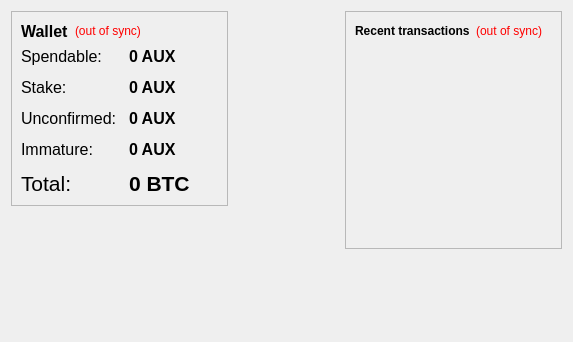
<?xml version="1.0" encoding="UTF-8"?>
<ui version="4.0">
 <class>OverviewPage</class>
 <widget class="QWidget" name="OverviewPage">
  <property name="geometry">
   <rect>
    <x>0</x>
    <y>0</y>
    <width>573</width>
    <height>342</height>
   </rect>
  </property>
  <property name="windowTitle">
   <string>Form</string>
  </property>
  <layout class="QHBoxLayout" name="horizontalLayout" stretch="1,0,1">
   <item>
    <layout class="QVBoxLayout" name="verticalLayout_2">
     <item>
      <widget class="QFrame" name="frame">
       <property name="frameShape">
        <enum>QFrame::StyledPanel</enum>
       </property>
       <property name="frameShadow">
        <enum>QFrame::Raised</enum>
       </property>
       <layout class="QVBoxLayout" name="verticalLayout_4">
        <item>
         <layout class="QHBoxLayout" name="horizontalLayout_4">
          <item>
           <widget class="QLabel" name="label_5">
            <property name="font">
             <font>
              <pointsize>12</pointsize>
              <weight>75</weight>
              <bold>true</bold>
             </font>
            </property>
            <property name="text">
             <string>Wallet</string>
            </property>
           </widget>
          </item>
          <item>
           <widget class="QLabel" name="labelWalletStatus">
            <property name="toolTip">
             <string>The displayed information may be out of date. Your wallet automatically synchronizes with the Aurum network after a connection is established, but this process has not completed yet.</string>
            </property>
            <property name="styleSheet">
             <string notr="true">QLabel { color: red; }</string>
            </property>
            <property name="text">
             <string notr="true">(out of sync)</string>
            </property>
            <property name="alignment">
             <set>Qt::AlignLeading|Qt::AlignLeft|Qt::AlignVCenter</set>
            </property>
           </widget>
          </item>
          <item>
           <spacer name="horizontalSpacer_2">
            <property name="orientation">
             <enum>Qt::Horizontal</enum>
            </property>
            <property name="sizeHint" stdset="0">
             <size>
              <width>40</width>
              <height>20</height>
             </size>
            </property>
           </spacer>
          </item>
         </layout>
        </item>
        <item>
         <layout class="QFormLayout" name="formLayout_2">
          <property name="fieldGrowthPolicy">
           <enum>QFormLayout::AllNonFixedFieldsGrow</enum>
          </property>
          <property name="horizontalSpacing">
           <number>12</number>
          </property>
          <property name="verticalSpacing">
           <number>12</number>
          </property>
          <item row="0" column="0">
           <widget class="QLabel" name="label">
            <property name="font">
             <font>
              <pointsize>12</pointsize>
             </font>
            </property>
            <property name="text">
             <string>Spendable:</string>
            </property>
           </widget>
          </item>
          <item row="0" column="1">
           <widget class="QLabel" name="labelBalance">
            <property name="font">
             <font>
              <pointsize>12</pointsize>
              <weight>75</weight>
              <bold>true</bold>
             </font>
            </property>
            <property name="cursor">
             <cursorShape>IBeamCursor</cursorShape>
            </property>
            <property name="toolTip">
             <string>Your current spendable balance</string>
            </property>
            <property name="text">
             <string notr="true">0 AUX</string>
            </property>
            <property name="textInteractionFlags">
             <set>Qt::LinksAccessibleByMouse|Qt::TextSelectableByKeyboard|Qt::TextSelectableByMouse</set>
            </property>
           </widget>
          </item>
          <item row="1" column="0">
           <widget class="QLabel" name="label_6">
            <property name="font">
             <font>
              <pointsize>12</pointsize>
             </font>
            </property>
            <property name="text">
             <string>Stake:</string>
            </property>
           </widget>
          </item>
          <item row="1" column="1">
           <widget class="QLabel" name="labelStake">
            <property name="font">
             <font>
              <pointsize>12</pointsize>
              <weight>75</weight>
              <bold>true</bold>
             </font>
            </property>
            <property name="cursor">
             <cursorShape>IBeamCursor</cursorShape>
            </property>
            <property name="toolTip">
             <string>Total of coins that was staked, and do not yet count toward the current balance</string>
            </property>
            <property name="text">
             <string notr="true">0 AUX</string>
            </property>
            <property name="textInteractionFlags">
             <set>Qt::LinksAccessibleByMouse|Qt::TextSelectableByKeyboard|Qt::TextSelectableByMouse</set>
            </property>
           </widget>
          </item>
          <item row="2" column="0">
           <widget class="QLabel" name="label_3">
            <property name="font">
             <font>
              <pointsize>12</pointsize>
             </font>
            </property>
            <property name="text">
             <string>Unconfirmed:</string>
            </property>
           </widget>
          </item>
          <item row="2" column="1">
           <widget class="QLabel" name="labelUnconfirmed">
            <property name="font">
             <font>
              <pointsize>12</pointsize>
              <weight>75</weight>
              <bold>true</bold>
             </font>
            </property>
            <property name="cursor">
             <cursorShape>IBeamCursor</cursorShape>
            </property>
            <property name="toolTip">
             <string>Total of transactions that have yet to be confirmed, and do not yet count toward the current balance</string>
            </property>
            <property name="text">
             <string notr="true">0 AUX</string>
            </property>
            <property name="textInteractionFlags">
             <set>Qt::LinksAccessibleByMouse|Qt::TextSelectableByKeyboard|Qt::TextSelectableByMouse</set>
            </property>
           </widget>
          </item>
          <item row="3" column="0">
           <widget class="QLabel" name="labelImmatureText">
            <property name="font">
             <font>
              <pointsize>12</pointsize>
             </font>
            </property>
            <property name="text">
             <string>Immature:</string>
            </property>
           </widget>
          </item>
          <item row="3" column="1">
           <widget class="QLabel" name="labelImmature">
            <property name="font">
             <font>
              <pointsize>12</pointsize>
              <weight>75</weight>
              <bold>true</bold>
             </font>
            </property>
            <property name="toolTip">
             <string>Mined balance that has not yet matured</string>
            </property>
            <property name="text">
             <string notr="true">0 AUX</string>
            </property>
            <property name="textInteractionFlags">
             <set>Qt::LinksAccessibleByMouse|Qt::TextSelectableByKeyboard|Qt::TextSelectableByMouse</set>
            </property>
           </widget>
          </item>
          <item row="4" column="0">
           <widget class="QLabel" name="labelTotalText">
            <property name="font">
             <font>
              <pointsize>16</pointsize>
             </font>
            </property>
            <property name="text">
             <string>Total:</string>
            </property>
           </widget>
          </item>
          <item row="4" column="1">
           <widget class="QLabel" name="labelTotal">
            <property name="font">
             <font>
              <pointsize>16</pointsize>
              <weight>75</weight>
              <bold>true</bold>
             </font>
            </property>
            <property name="cursor">
             <cursorShape>IBeamCursor</cursorShape>
            </property>
            <property name="toolTip">
             <string>Your current total balance</string>
            </property>
            <property name="text">
             <string notr="true">0 BTC</string>
            </property>
            <property name="textInteractionFlags">
             <set>Qt::LinksAccessibleByMouse|Qt::TextSelectableByKeyboard|Qt::TextSelectableByMouse</set>
            </property>
           </widget>
          </item>
         </layout>
        </item>
       </layout>
      </widget>
     </item>
     <item>
      <spacer name="verticalSpacer">
       <property name="orientation">
        <enum>Qt::Vertical</enum>
       </property>
       <property name="sizeHint" stdset="0">
        <size>
         <width>20</width>
         <height>40</height>
        </size>
       </property>
      </spacer>
     </item>
    </layout>
   </item>
   <item>
    <spacer name="horizontalSpacer_3">
     <property name="orientation">
      <enum>Qt::Horizontal</enum>
     </property>
     <property name="sizeHint" stdset="0">
      <size>
       <width>111</width>
       <height>20</height>
      </size>
     </property>
    </spacer>
   </item>
   <item>
    <layout class="QVBoxLayout" name="verticalLayout_3">
     <item>
      <widget class="QFrame" name="frame_2">
       <property name="frameShape">
        <enum>QFrame::StyledPanel</enum>
       </property>
       <property name="frameShadow">
        <enum>QFrame::Raised</enum>
       </property>
       <layout class="QVBoxLayout" name="verticalLayout">
        <item>
         <layout class="QHBoxLayout" name="horizontalLayout_2">
          <item>
           <widget class="QLabel" name="label_4">
            <property name="text">
             <string>&lt;b&gt;Recent transactions&lt;/b&gt;</string>
            </property>
           </widget>
          </item>
          <item>
           <widget class="QLabel" name="labelTransactionsStatus">
            <property name="toolTip">
             <string>The displayed information may be out of date. Your wallet automatically synchronizes with the Aurum network after a connection is established, but this process has not completed yet.</string>
            </property>
            <property name="styleSheet">
             <string notr="true">QLabel { color: red; }</string>
            </property>
            <property name="text">
             <string notr="true">(out of sync)</string>
            </property>
            <property name="alignment">
             <set>Qt::AlignRight|Qt::AlignTrailing|Qt::AlignVCenter</set>
            </property>
           </widget>
          </item>
          <item>
           <spacer name="horizontalSpacer">
            <property name="orientation">
             <enum>Qt::Horizontal</enum>
            </property>
            <property name="sizeHint" stdset="0">
             <size>
              <width>40</width>
              <height>20</height>
             </size>
            </property>
           </spacer>
          </item>
         </layout>
        </item>
        <item>
         <widget class="QListView" name="listTransactions">
          <property name="palette">
           <palette>
            <active>
             <colorrole role="WindowText">
              <brush brushstyle="SolidPattern">
               <color alpha="255">
                <red>255</red>
                <green>255</green>
                <blue>255</blue>
               </color>
              </brush>
             </colorrole>
             <colorrole role="Button">
              <brush brushstyle="SolidPattern">
               <color alpha="0">
                <red>0</red>
                <green>0</green>
                <blue>0</blue>
               </color>
              </brush>
             </colorrole>
             <colorrole role="Light">
              <brush brushstyle="SolidPattern">
               <color alpha="0">
                <red>0</red>
                <green>0</green>
                <blue>0</blue>
               </color>
              </brush>
             </colorrole>
             <colorrole role="Midlight">
              <brush brushstyle="SolidPattern">
               <color alpha="0">
                <red>0</red>
                <green>0</green>
                <blue>0</blue>
               </color>
              </brush>
             </colorrole>
             <colorrole role="Dark">
              <brush brushstyle="SolidPattern">
               <color alpha="0">
                <red>0</red>
                <green>0</green>
                <blue>0</blue>
               </color>
              </brush>
             </colorrole>
             <colorrole role="Mid">
              <brush brushstyle="SolidPattern">
               <color alpha="0">
                <red>0</red>
                <green>0</green>
                <blue>0</blue>
               </color>
              </brush>
             </colorrole>
             <colorrole role="Text">
              <brush brushstyle="SolidPattern">
               <color alpha="255">
                <red>255</red>
                <green>255</green>
                <blue>255</blue>
               </color>
              </brush>
             </colorrole>
             <colorrole role="BrightText">
              <brush brushstyle="SolidPattern">
               <color alpha="255">
                <red>255</red>
                <green>255</green>
                <blue>255</blue>
               </color>
              </brush>
             </colorrole>
             <colorrole role="ButtonText">
              <brush brushstyle="SolidPattern">
               <color alpha="255">
                <red>255</red>
                <green>255</green>
                <blue>255</blue>
               </color>
              </brush>
             </colorrole>
             <colorrole role="Base">
              <brush brushstyle="NoBrush">
               <color alpha="255">
                <red>0</red>
                <green>0</green>
                <blue>0</blue>
               </color>
              </brush>
             </colorrole>
             <colorrole role="Window">
              <brush brushstyle="SolidPattern">
               <color alpha="0">
                <red>0</red>
                <green>0</green>
                <blue>0</blue>
               </color>
              </brush>
             </colorrole>
             <colorrole role="Shadow">
              <brush brushstyle="SolidPattern">
               <color alpha="255">
                <red>27</red>
                <green>146</green>
                <blue>179</blue>
               </color>
              </brush>
             </colorrole>
             <colorrole role="Highlight">
              <brush brushstyle="SolidPattern">
               <color alpha="255">
                <red>27</red>
                <green>146</green>
                <blue>179</blue>
               </color>
              </brush>
             </colorrole>
             <colorrole role="AlternateBase">
              <brush brushstyle="SolidPattern">
               <color alpha="127">
                <red>255</red>
                <green>255</green>
                <blue>255</blue>
               </color>
              </brush>
             </colorrole>
             <colorrole role="ToolTipBase">
              <brush brushstyle="SolidPattern">
               <color alpha="255">
                <red>255</red>
                <green>255</green>
                <blue>255</blue>
               </color>
              </brush>
             </colorrole>
             <colorrole role="ToolTipText">
              <brush brushstyle="SolidPattern">
               <color alpha="255">
                <red>255</red>
                <green>255</green>
                <blue>255</blue>
               </color>
              </brush>
             </colorrole>
            </active>
            <inactive>
             <colorrole role="WindowText">
              <brush brushstyle="SolidPattern">
               <color alpha="255">
                <red>255</red>
                <green>255</green>
                <blue>255</blue>
               </color>
              </brush>
             </colorrole>
             <colorrole role="Button">
              <brush brushstyle="SolidPattern">
               <color alpha="0">
                <red>0</red>
                <green>0</green>
                <blue>0</blue>
               </color>
              </brush>
             </colorrole>
             <colorrole role="Light">
              <brush brushstyle="SolidPattern">
               <color alpha="0">
                <red>0</red>
                <green>0</green>
                <blue>0</blue>
               </color>
              </brush>
             </colorrole>
             <colorrole role="Midlight">
              <brush brushstyle="SolidPattern">
               <color alpha="0">
                <red>0</red>
                <green>0</green>
                <blue>0</blue>
               </color>
              </brush>
             </colorrole>
             <colorrole role="Dark">
              <brush brushstyle="SolidPattern">
               <color alpha="0">
                <red>0</red>
                <green>0</green>
                <blue>0</blue>
               </color>
              </brush>
             </colorrole>
             <colorrole role="Mid">
              <brush brushstyle="SolidPattern">
               <color alpha="0">
                <red>0</red>
                <green>0</green>
                <blue>0</blue>
               </color>
              </brush>
             </colorrole>
             <colorrole role="Text">
              <brush brushstyle="SolidPattern">
               <color alpha="255">
                <red>255</red>
                <green>255</green>
                <blue>255</blue>
               </color>
              </brush>
             </colorrole>
             <colorrole role="BrightText">
              <brush brushstyle="SolidPattern">
               <color alpha="255">
                <red>255</red>
                <green>255</green>
                <blue>255</blue>
               </color>
              </brush>
             </colorrole>
             <colorrole role="ButtonText">
              <brush brushstyle="SolidPattern">
               <color alpha="255">
                <red>255</red>
                <green>255</green>
                <blue>255</blue>
               </color>
              </brush>
             </colorrole>
             <colorrole role="Base">
              <brush brushstyle="NoBrush">
               <color alpha="255">
                <red>0</red>
                <green>0</green>
                <blue>0</blue>
               </color>
              </brush>
             </colorrole>
             <colorrole role="Window">
              <brush brushstyle="SolidPattern">
               <color alpha="0">
                <red>0</red>
                <green>0</green>
                <blue>0</blue>
               </color>
              </brush>
             </colorrole>
             <colorrole role="Shadow">
              <brush brushstyle="SolidPattern">
               <color alpha="255">
                <red>27</red>
                <green>146</green>
                <blue>179</blue>
               </color>
              </brush>
             </colorrole>
             <colorrole role="Highlight">
              <brush brushstyle="SolidPattern">
               <color alpha="255">
                <red>27</red>
                <green>146</green>
                <blue>179</blue>
               </color>
              </brush>
             </colorrole>
             <colorrole role="AlternateBase">
              <brush brushstyle="SolidPattern">
               <color alpha="127">
                <red>255</red>
                <green>255</green>
                <blue>255</blue>
               </color>
              </brush>
             </colorrole>
             <colorrole role="ToolTipBase">
              <brush brushstyle="SolidPattern">
               <color alpha="255">
                <red>255</red>
                <green>255</green>
                <blue>255</blue>
               </color>
              </brush>
             </colorrole>
             <colorrole role="ToolTipText">
              <brush brushstyle="SolidPattern">
               <color alpha="255">
                <red>255</red>
                <green>255</green>
                <blue>255</blue>
               </color>
              </brush>
             </colorrole>
            </inactive>
            <disabled>
             <colorrole role="WindowText">
              <brush brushstyle="SolidPattern">
               <color alpha="0">
                <red>0</red>
                <green>0</green>
                <blue>0</blue>
               </color>
              </brush>
             </colorrole>
             <colorrole role="Button">
              <brush brushstyle="SolidPattern">
               <color alpha="0">
                <red>0</red>
                <green>0</green>
                <blue>0</blue>
               </color>
              </brush>
             </colorrole>
             <colorrole role="Light">
              <brush brushstyle="SolidPattern">
               <color alpha="0">
                <red>0</red>
                <green>0</green>
                <blue>0</blue>
               </color>
              </brush>
             </colorrole>
             <colorrole role="Midlight">
              <brush brushstyle="SolidPattern">
               <color alpha="0">
                <red>0</red>
                <green>0</green>
                <blue>0</blue>
               </color>
              </brush>
             </colorrole>
             <colorrole role="Dark">
              <brush brushstyle="SolidPattern">
               <color alpha="0">
                <red>0</red>
                <green>0</green>
                <blue>0</blue>
               </color>
              </brush>
             </colorrole>
             <colorrole role="Mid">
              <brush brushstyle="SolidPattern">
               <color alpha="0">
                <red>0</red>
                <green>0</green>
                <blue>0</blue>
               </color>
              </brush>
             </colorrole>
             <colorrole role="Text">
              <brush brushstyle="SolidPattern">
               <color alpha="0">
                <red>0</red>
                <green>0</green>
                <blue>0</blue>
               </color>
              </brush>
             </colorrole>
             <colorrole role="BrightText">
              <brush brushstyle="SolidPattern">
               <color alpha="255">
                <red>255</red>
                <green>255</green>
                <blue>255</blue>
               </color>
              </brush>
             </colorrole>
             <colorrole role="ButtonText">
              <brush brushstyle="SolidPattern">
               <color alpha="0">
                <red>0</red>
                <green>0</green>
                <blue>0</blue>
               </color>
              </brush>
             </colorrole>
             <colorrole role="Base">
              <brush brushstyle="NoBrush">
               <color alpha="255">
                <red>0</red>
                <green>0</green>
                <blue>0</blue>
               </color>
              </brush>
             </colorrole>
             <colorrole role="Window">
              <brush brushstyle="SolidPattern">
               <color alpha="0">
                <red>0</red>
                <green>0</green>
                <blue>0</blue>
               </color>
              </brush>
             </colorrole>
             <colorrole role="Shadow">
              <brush brushstyle="SolidPattern">
               <color alpha="255">
                <red>27</red>
                <green>146</green>
                <blue>179</blue>
               </color>
              </brush>
             </colorrole>
             <colorrole role="Highlight">
              <brush brushstyle="SolidPattern">
               <color alpha="255">
                <red>51</red>
                <green>153</green>
                <blue>255</blue>
               </color>
              </brush>
             </colorrole>
             <colorrole role="AlternateBase">
              <brush brushstyle="SolidPattern">
               <color alpha="127">
                <red>255</red>
                <green>255</green>
                <blue>255</blue>
               </color>
              </brush>
             </colorrole>
             <colorrole role="ToolTipBase">
              <brush brushstyle="SolidPattern">
               <color alpha="255">
                <red>255</red>
                <green>255</green>
                <blue>255</blue>
               </color>
              </brush>
             </colorrole>
             <colorrole role="ToolTipText">
              <brush brushstyle="SolidPattern">
               <color alpha="255">
                <red>255</red>
                <green>255</green>
                <blue>255</blue>
               </color>
              </brush>
             </colorrole>
            </disabled>
           </palette>
          </property>
          <property name="styleSheet">
           <string notr="true">QListView { background: transparent; }</string>
          </property>
          <property name="frameShape">
           <enum>QFrame::NoFrame</enum>
          </property>
          <property name="verticalScrollBarPolicy">
           <enum>Qt::ScrollBarAlwaysOff</enum>
          </property>
          <property name="horizontalScrollBarPolicy">
           <enum>Qt::ScrollBarAlwaysOff</enum>
          </property>
          <property name="selectionMode">
           <enum>QAbstractItemView::NoSelection</enum>
          </property>
         </widget>
        </item>
       </layout>
      </widget>
     </item>
     <item>
      <spacer name="verticalSpacer_2">
       <property name="orientation">
        <enum>Qt::Vertical</enum>
       </property>
       <property name="sizeHint" stdset="0">
        <size>
         <width>20</width>
         <height>40</height>
        </size>
       </property>
      </spacer>
     </item>
    </layout>
   </item>
  </layout>
 </widget>
 <resources/>
 <connections/>
</ui>
